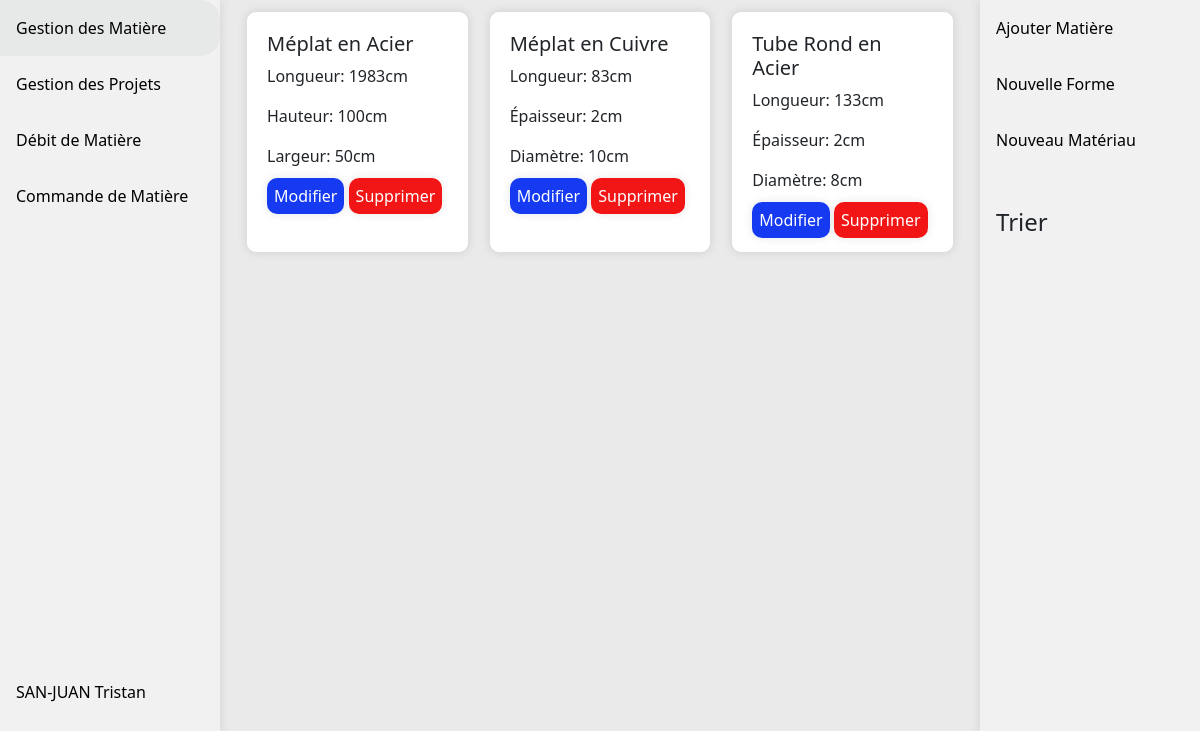
The app's page /vue/main/gestionMatiere.php (signed in) with its own data.
### tables this page shows
CREATE TABLE IF NOT EXISTS `matiere` (
  `id_matiere` int NOT NULL AUTO_INCREMENT,
  `ref_materiau` int NOT NULL,
  `ref_forme` int NOT NULL,
  `longueur` int NOT NULL,
  `hauteur` int DEFAULT NULL,
  `epaisseur` int DEFAULT NULL,
  `largeur` int DEFAULT NULL,
  `diametre` int DEFAULT NULL,
  PRIMARY KEY (`id_matiere`),
  KEY `fk_piece_materiau` (`ref_materiau`),
  KEY `fk_piece_forme` (`ref_forme`)
);

CREATE TABLE IF NOT EXISTS `forme` (
  `id_forme` int NOT NULL AUTO_INCREMENT,
  `libelle` varchar(99) NOT NULL,
  `img` varchar(200) NOT NULL,
  `longueur` tinyint(1) NOT NULL,
  `largeur` tinyint(1) NOT NULL,
  `epaisseur` tinyint(1) NOT NULL,
  `diametre` tinyint(1) NOT NULL,
  `hauteur` tinyint(1) NOT NULL,
  PRIMARY KEY (`id_forme`)
);

CREATE TABLE IF NOT EXISTS `materiau` (
  `id_materiau` int NOT NULL AUTO_INCREMENT,
  `libelle` varchar(100) NOT NULL,
  PRIMARY KEY (`id_materiau`)
);

### src/bdd/SQLConnexion.php (called while the page is built)
<?php
class SQLConnexion
{
    private $conn;
    public function __construct()
    {
        $servername = "localhost";
        $username = "root";
        $password = "";
        $bddname = "sak_estrelin";
        try {
            $this->conn = new PDO("mysql:host=$servername;dbname=" . $bddname, $username, $password);
            $this->conn->setAttribute(PDO::ATTR_ERRMODE, PDO::ERRMODE_EXCEPTION);
        } catch (PDOException $e) {
        }
    }
    public function conbdd(): PDO
    {
        return $this->conn;
    }
}

### vue/main/gestionMatiere.php (the view, shortened to what this page needs)
<!DOCTYPE html>
<html lang="en">
<head>
    <link href="https://cdn.jsdelivr.net/npm/bootstrap@5.1.3/dist/css/bootstrap.min.css" rel="stylesheet"
>
    <link rel="stylesheet" href="https://use.fontawesome.com/releases/v6.4.2/css/all.css" />
    <link rel="stylesheet" href="https://cdn.datatables.net/1.13.7/css/jquery.dataTables.css" />
    <link rel="stylesheet" href="../../assets/css/styles.css" />
</head>
<body>
    <div>
        <?php
        include '../../src/bdd/SqlConnexion.php';
        $conn = new SQLConnexion();
        ?>
        <div class="side-bar-big">
            <a class="gestionMatiere" href="gestionMatiere.php">Gestion des Matière</a>
            <a class="gestionProjet" href="gestionProjet.php">Gestion des Projets</a>
            <a class="debitMatiere" href="debitMatiere.php">Débit de Matière</a>
            <a class="commandMatiere" href="commandeMatiere.php">Commande de Matière</a>
            <a class="account" href="#">
                <?= $_SESSION['nom'] . " " . $_SESSION['prenom'] ?>
            </a>
        </div>
        <div class="side-bar-action">
            <a href="#modal-ajouter" onclick="afficherModalAjouter()">Ajouter Matière</a>
            <a href="#modal-nouvelle-forme" onclick="afficherModalNouvelleForme()">Nouvelle Forme</a>
            <a href="#modal-nouveau-materiau" onclick="afficherModalNouveauMateriau()">Nouveau Matériau</a>
            <br>
            <h4 class="side-bar-title">Trier</h4>
        </div>
        <div class="content">
            <?php
            $req = $conn->conbdd()->query("SELECT * FROM matiere");
            $res = $req->fetchAll();
            foreach ($res as $matiere) {
                ?>
                <div class="case card">
                    <h5 class="card-title">
                        <?php
                        $requete = $conn->conbdd()->prepare("SELECT libelle FROM materiau WHERE id_materiau = ?");
                        $requete->execute([$matiere['ref_materiau']]);
                        $result = $requete->fetch();
                        $materiau = $result['libelle'];
                        $requete = $conn->conbdd()->prepare("SELECT libelle FROM forme WHERE id_forme = ?");
                        $requete->execute([$matiere['ref_forme']]);
                        $result = $requete->fetch();
                        $forme = $result['libelle'];
                        echo $forme . " en " . $materiau;
                        ?>
                    </h5>
                    <?php if (!empty($matiere['longueur'])) { ?>
                        <p class="card-text">Longueur:
                            <?= $matiere['longueur'] ?>cm
                        </p>
                    <?php } ?>
                    <?php if (!empty($matiere['hauteur'])) { ?>
                        <p class="card-text">Hauteur:
                            <?= $matiere['hauteur'] ?>cm
                        </p>
                    <?php } ?>
                    <?php if (!empty($matiere['epaisseur'])) { ?>
                        <p class="card-text">Épaisseur:
                            <?= $matiere['epaisseur'] ?>cm
                        </p>
                    <?php } ?>
                    <?php if (!empty($matiere['largeur'])) { ?>
                        <p class="card-text">Largeur:
                            <?= $matiere['largeur'] ?>cm
                        </p>
                    <?php } ?>
                    <?php if (!empty($matiere['diametre'])) { ?>
                        <p class="card-text">Diamètre:
                            <?= $matiere['diametre'] ?>cm
                        </p>
                    <?php } ?>
                    <a id="btn-edit" onclick="afficher(<?= $matiere['id_matiere'] ?>)" class="case-edit">Modifier</a>
                    <a id="btn-delete" onclick="afficherSupprimer(<?= $matiere['id_matiere'] ?>)"
                        class="case-delete">Supprimer</a>
                </div>
                <?php
            }
            ?>
</body>
</html>

### assets/css/styles.css (style rules this page uses)
html, body { height: 100%; background-color: #eaeaea; }
.side-bar-title { margin: 16px; }
.side-bar-action { right: 0; margin: 0; padding: 0; width: 220px; background-color: #f1f1f1; position: fixed; height: 100%; overflow: auto; box-shadow: 0 0 10px rgba(0, 0, 0, 0.1); }
.side-bar-action a { display: block; color: black; padding: 16px; text-decoration: none; }
.side-bar-big { margin: 0; padding: 0; width: 220px; background-color: #f1f1f1; position: fixed; height: 100%; overflow: auto; box-shadow: 0 0 10px rgba(0, 0, 0, 0.1); }
.side-bar-big a { display: block; color: black; padding: 16px; text-decoration: none; }
.side-bar-big a.account { display: block; color: black; padding: 16px; text-decoration: none; margin-top: 200%; }
div.content { background-color: #eaeaea; margin-right:220px; margin-left: 220px; padding: 1px 16px; }
.content { display: flex; flex-wrap: wrap; }
.case { margin: 10px; width: calc(33.33% - 20px); background-color: #fff; padding: 20px; border-radius: 10px; box-shadow: 0 0 10px rgba(0, 0, 0, 0.1); display: inline-block; box-sizing: border-box; }
.case-delete { border-top-right-radius: 10px; border-bottom-right-radius: 10px; border-top-left-radius: 10px; border-bottom-left-radius: 10px; color: white; text-decoration: none; background-color: #f11515; padding: 7px; box-shadow: 0 0 10px rgba(0, 0, 0, 0.1); }
.case-edit { border-top-right-radius: 10px; border-bottom-right-radius: 10px; border-top-left-radius: 10px; border-bottom-left-radius: 10px; color: white; text-decoration: none; background-color: #153af1; padding: 7px; box-shadow: 0 0 10px rgba(0, 0, 0, 0.1); }

### records on screen
matiere: ref_forme.libelle "Méplat", ref_materiau.libelle "Acier", longueur "1983", hauteur "100", largeur "50"
matiere: ref_forme.libelle "Méplat", ref_materiau.libelle "Cuivre", longueur "83", epaisseur "2", diametre "10"
matiere: ref_forme.libelle "Tube Rond", ref_materiau.libelle "Acier", longueur "133", epaisseur "2", diametre "8"

### other values on screen
$_SESSION['nom'] "SAN-JUAN"
$_SESSION['prenom'] "Tristan"
